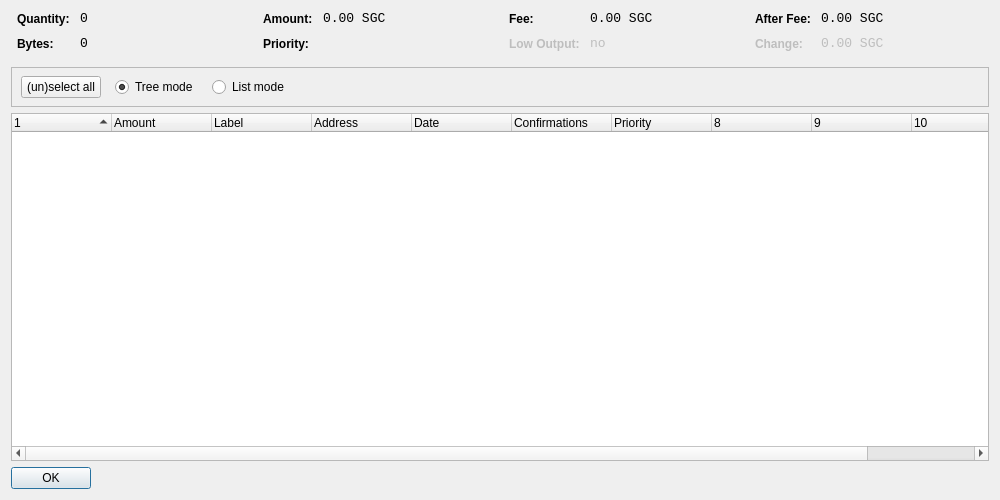
<?xml version="1.0" encoding="UTF-8"?>
<ui version="4.0">
 <class>CoinControlDialog</class>
 <widget class="QDialog" name="CoinControlDialog">
  <property name="geometry">
   <rect>
    <x>0</x>
    <y>0</y>
    <width>1000</width>
    <height>500</height>
   </rect>
  </property>
  <property name="windowTitle">
   <string>Coin Control</string>
  </property>
  <property name="styleSheet">
   <string notr="true">background-image: url(:/images/gr);</string>
  </property>
  <layout class="QVBoxLayout" name="verticalLayout">
   <item>
    <layout class="QHBoxLayout" name="horizontalLayoutTop" stretch="0,0,0,0">
     <property name="topMargin">
      <number>0</number>
     </property>
     <property name="bottomMargin">
      <number>10</number>
     </property>
     <item>
      <layout class="QFormLayout" name="formLayoutCoinControl1">
       <property name="horizontalSpacing">
        <number>10</number>
       </property>
       <property name="verticalSpacing">
        <number>10</number>
       </property>
       <property name="leftMargin">
        <number>6</number>
       </property>
       <property name="rightMargin">
        <number>6</number>
       </property>
       <item row="0" column="0">
        <widget class="QLabel" name="labelCoinControlQuantityText">
         <property name="styleSheet">
          <string notr="true">font-weight:bold;</string>
         </property>
         <property name="text">
          <string>Quantity:</string>
         </property>
        </widget>
       </item>
       <item row="0" column="1">
        <widget class="QLabel" name="labelCoinControlQuantity">
         <property name="font">
          <font>
           <family>Monospace</family>
           <pointsize>10</pointsize>
          </font>
         </property>
         <property name="cursor">
          <cursorShape>IBeamCursor</cursorShape>
         </property>
         <property name="contextMenuPolicy">
          <enum>Qt::ActionsContextMenu</enum>
         </property>
         <property name="text">
          <string notr="true">0</string>
         </property>
         <property name="textInteractionFlags">
          <set>Qt::LinksAccessibleByMouse|Qt::TextSelectableByKeyboard|Qt::TextSelectableByMouse</set>
         </property>
        </widget>
       </item>
       <item row="1" column="0">
        <widget class="QLabel" name="labelCoinControlBytesText">
         <property name="styleSheet">
          <string notr="true">font-weight:bold;</string>
         </property>
         <property name="text">
          <string>Bytes:</string>
         </property>
        </widget>
       </item>
       <item row="1" column="1">
        <widget class="QLabel" name="labelCoinControlBytes">
         <property name="font">
          <font>
           <family>Monospace</family>
           <pointsize>10</pointsize>
          </font>
         </property>
         <property name="cursor">
          <cursorShape>IBeamCursor</cursorShape>
         </property>
         <property name="contextMenuPolicy">
          <enum>Qt::ActionsContextMenu</enum>
         </property>
         <property name="text">
          <string notr="true">0</string>
         </property>
         <property name="textInteractionFlags">
          <set>Qt::LinksAccessibleByMouse|Qt::TextSelectableByKeyboard|Qt::TextSelectableByMouse</set>
         </property>
        </widget>
       </item>
      </layout>
     </item>
     <item>
      <layout class="QFormLayout" name="formLayoutCoinControl2">
       <property name="horizontalSpacing">
        <number>10</number>
       </property>
       <property name="verticalSpacing">
        <number>10</number>
       </property>
       <property name="leftMargin">
        <number>6</number>
       </property>
       <property name="rightMargin">
        <number>6</number>
       </property>
       <item row="0" column="0">
        <widget class="QLabel" name="labelCoinControlAmountText">
         <property name="styleSheet">
          <string notr="true">font-weight:bold;</string>
         </property>
         <property name="text">
          <string>Amount:</string>
         </property>
        </widget>
       </item>
       <item row="0" column="1">
        <widget class="QLabel" name="labelCoinControlAmount">
         <property name="font">
          <font>
           <family>Monospace</family>
           <pointsize>10</pointsize>
          </font>
         </property>
         <property name="cursor">
          <cursorShape>IBeamCursor</cursorShape>
         </property>
         <property name="contextMenuPolicy">
          <enum>Qt::ActionsContextMenu</enum>
         </property>
         <property name="text">
          <string notr="true">0.00 SGC</string>
         </property>
         <property name="textInteractionFlags">
          <set>Qt::LinksAccessibleByMouse|Qt::TextSelectableByKeyboard|Qt::TextSelectableByMouse</set>
         </property>
        </widget>
       </item>
       <item row="1" column="0">
        <widget class="QLabel" name="labelCoinControlPriorityText">
         <property name="styleSheet">
          <string notr="true">font-weight:bold;</string>
         </property>
         <property name="text">
          <string>Priority:</string>
         </property>
        </widget>
       </item>
       <item row="1" column="1">
        <widget class="QLabel" name="labelCoinControlPriority">
         <property name="font">
          <font>
           <family>Monospace</family>
           <pointsize>10</pointsize>
          </font>
         </property>
         <property name="cursor">
          <cursorShape>IBeamCursor</cursorShape>
         </property>
         <property name="contextMenuPolicy">
          <enum>Qt::ActionsContextMenu</enum>
         </property>
         <property name="text">
          <string/>
         </property>
         <property name="textInteractionFlags">
          <set>Qt::LinksAccessibleByMouse|Qt::TextSelectableByKeyboard|Qt::TextSelectableByMouse</set>
         </property>
        </widget>
       </item>
      </layout>
     </item>
     <item>
      <layout class="QFormLayout" name="formLayoutCoinControl3">
       <property name="horizontalSpacing">
        <number>10</number>
       </property>
       <property name="verticalSpacing">
        <number>10</number>
       </property>
       <property name="leftMargin">
        <number>6</number>
       </property>
       <property name="rightMargin">
        <number>6</number>
       </property>
       <item row="0" column="0">
        <widget class="QLabel" name="labelCoinControlFeeText">
         <property name="styleSheet">
          <string notr="true">font-weight:bold;</string>
         </property>
         <property name="text">
          <string>Fee:</string>
         </property>
        </widget>
       </item>
       <item row="0" column="1">
        <widget class="QLabel" name="labelCoinControlFee">
         <property name="font">
          <font>
           <family>Monospace</family>
           <pointsize>10</pointsize>
          </font>
         </property>
         <property name="cursor">
          <cursorShape>IBeamCursor</cursorShape>
         </property>
         <property name="contextMenuPolicy">
          <enum>Qt::ActionsContextMenu</enum>
         </property>
         <property name="text">
          <string notr="true">0.00 SGC</string>
         </property>
         <property name="textInteractionFlags">
          <set>Qt::LinksAccessibleByMouse|Qt::TextSelectableByKeyboard|Qt::TextSelectableByMouse</set>
         </property>
        </widget>
       </item>
       <item row="1" column="0">
        <widget class="QLabel" name="labelCoinControlLowOutputText">
         <property name="enabled">
          <bool>false</bool>
         </property>
         <property name="styleSheet">
          <string notr="true">font-weight:bold;</string>
         </property>
         <property name="text">
          <string>Low Output:</string>
         </property>
        </widget>
       </item>
       <item row="1" column="1">
        <widget class="QLabel" name="labelCoinControlLowOutput">
         <property name="enabled">
          <bool>false</bool>
         </property>
         <property name="font">
          <font>
           <family>Monospace</family>
           <pointsize>10</pointsize>
          </font>
         </property>
         <property name="cursor">
          <cursorShape>IBeamCursor</cursorShape>
         </property>
         <property name="contextMenuPolicy">
          <enum>Qt::ActionsContextMenu</enum>
         </property>
         <property name="text">
          <string notr="true">no</string>
         </property>
         <property name="textInteractionFlags">
          <set>Qt::LinksAccessibleByMouse|Qt::TextSelectableByKeyboard|Qt::TextSelectableByMouse</set>
         </property>
        </widget>
       </item>
      </layout>
     </item>
     <item>
      <layout class="QFormLayout" name="formLayoutCoinControl4">
       <property name="horizontalSpacing">
        <number>10</number>
       </property>
       <property name="verticalSpacing">
        <number>10</number>
       </property>
       <property name="leftMargin">
        <number>6</number>
       </property>
       <property name="rightMargin">
        <number>6</number>
       </property>
       <item row="0" column="0">
        <widget class="QLabel" name="labelCoinControlAfterFeeText">
         <property name="styleSheet">
          <string notr="true">font-weight:bold;</string>
         </property>
         <property name="text">
          <string>After Fee:</string>
         </property>
        </widget>
       </item>
       <item row="0" column="1">
        <widget class="QLabel" name="labelCoinControlAfterFee">
         <property name="font">
          <font>
           <family>Monospace</family>
           <pointsize>10</pointsize>
          </font>
         </property>
         <property name="cursor">
          <cursorShape>IBeamCursor</cursorShape>
         </property>
         <property name="contextMenuPolicy">
          <enum>Qt::ActionsContextMenu</enum>
         </property>
         <property name="text">
          <string notr="true">0.00 SGC</string>
         </property>
         <property name="textInteractionFlags">
          <set>Qt::LinksAccessibleByMouse|Qt::TextSelectableByKeyboard|Qt::TextSelectableByMouse</set>
         </property>
        </widget>
       </item>
       <item row="1" column="0">
        <widget class="QLabel" name="labelCoinControlChangeText">
         <property name="enabled">
          <bool>false</bool>
         </property>
         <property name="styleSheet">
          <string notr="true">font-weight:bold;</string>
         </property>
         <property name="text">
          <string>Change:</string>
         </property>
        </widget>
       </item>
       <item row="1" column="1">
        <widget class="QLabel" name="labelCoinControlChange">
         <property name="enabled">
          <bool>false</bool>
         </property>
         <property name="font">
          <font>
           <family>Monospace</family>
           <pointsize>10</pointsize>
          </font>
         </property>
         <property name="cursor">
          <cursorShape>IBeamCursor</cursorShape>
         </property>
         <property name="contextMenuPolicy">
          <enum>Qt::ActionsContextMenu</enum>
         </property>
         <property name="text">
          <string notr="true">0.00 SGC</string>
         </property>
         <property name="textInteractionFlags">
          <set>Qt::LinksAccessibleByMouse|Qt::TextSelectableByKeyboard|Qt::TextSelectableByMouse</set>
         </property>
        </widget>
       </item>
      </layout>
     </item>
    </layout>
   </item>
   <item>
    <widget class="QFrame" name="frame">
     <property name="minimumSize">
      <size>
       <width>0</width>
       <height>40</height>
      </size>
     </property>
     <property name="frameShape">
      <enum>QFrame::StyledPanel</enum>
     </property>
     <property name="frameShadow">
      <enum>QFrame::Sunken</enum>
     </property>
     <widget class="QWidget" name="horizontalLayoutWidget">
      <property name="geometry">
       <rect>
        <x>10</x>
        <y>0</y>
        <width>781</width>
        <height>41</height>
       </rect>
      </property>
      <layout class="QHBoxLayout" name="horizontalLayoutPanel" stretch="0,0,0,0">
       <property name="spacing">
        <number>14</number>
       </property>
       <item>
        <widget class="QPushButton" name="pushButtonSelectAll">
         <property name="sizePolicy">
          <sizepolicy hsizetype="Maximum" vsizetype="Fixed">
           <horstretch>0</horstretch>
           <verstretch>0</verstretch>
          </sizepolicy>
         </property>
         <property name="text">
          <string>(un)select all</string>
         </property>
        </widget>
       </item>
       <item>
        <widget class="QRadioButton" name="radioTreeMode">
         <property name="sizePolicy">
          <sizepolicy hsizetype="Maximum" vsizetype="Fixed">
           <horstretch>0</horstretch>
           <verstretch>0</verstretch>
          </sizepolicy>
         </property>
         <property name="text">
          <string>Tree mode</string>
         </property>
         <property name="checked">
          <bool>true</bool>
         </property>
        </widget>
       </item>
       <item>
        <widget class="QRadioButton" name="radioListMode">
         <property name="sizePolicy">
          <sizepolicy hsizetype="Maximum" vsizetype="Fixed">
           <horstretch>0</horstretch>
           <verstretch>0</verstretch>
          </sizepolicy>
         </property>
         <property name="text">
          <string>List mode</string>
         </property>
        </widget>
       </item>
       <item>
        <spacer name="horizontalSpacer">
         <property name="orientation">
          <enum>Qt::Horizontal</enum>
         </property>
         <property name="sizeHint" stdset="0">
          <size>
           <width>40</width>
           <height>20</height>
          </size>
         </property>
        </spacer>
       </item>
      </layout>
     </widget>
    </widget>
   </item>
   <item>
    <widget class="CoinControlTreeWidget" name="treeWidget">
     <property name="contextMenuPolicy">
      <enum>Qt::CustomContextMenu</enum>
     </property>
     <property name="sortingEnabled">
      <bool>false</bool>
     </property>
     <property name="columnCount">
      <number>11</number>
     </property>
     <attribute name="headerShowSortIndicator" stdset="0">
      <bool>true</bool>
     </attribute>
     <attribute name="headerStretchLastSection">
      <bool>false</bool>
     </attribute>
     <column>
      <property name="text">
       <string/>
      </property>
     </column>
     <column>
      <property name="text">
       <string>Amount</string>
      </property>
     </column>
     <column>
      <property name="text">
       <string>Label</string>
      </property>
     </column>
     <column>
      <property name="text">
       <string>Address</string>
      </property>
     </column>
     <column>
      <property name="text">
       <string>Date</string>
      </property>
     </column>
     <column>
      <property name="text">
       <string>Confirmations</string>
      </property>
      <property name="toolTip">
       <string>Confirmed</string>
      </property>
     </column>
     <column>
      <property name="text">
       <string>Priority</string>
      </property>
     </column>
     <column>
      <property name="text">
       <string/>
      </property>
     </column>
     <column>
      <property name="text">
       <string/>
      </property>
     </column>
     <column>
      <property name="text">
       <string/>
      </property>
     </column>
     <column>
      <property name="text">
       <string/>
      </property>
     </column>
    </widget>
   </item>
   <item>
    <widget class="QDialogButtonBox" name="buttonBox">
     <property name="sizePolicy">
      <sizepolicy hsizetype="Maximum" vsizetype="Fixed">
       <horstretch>0</horstretch>
       <verstretch>0</verstretch>
      </sizepolicy>
     </property>
     <property name="orientation">
      <enum>Qt::Horizontal</enum>
     </property>
     <property name="standardButtons">
      <set>QDialogButtonBox::Ok</set>
     </property>
    </widget>
   </item>
  </layout>
 </widget>
 <customwidgets>
  <customwidget>
   <class>CoinControlTreeWidget</class>
   <extends>QTreeWidget</extends>
   <header>coincontroltreewidget.h</header>
  </customwidget>
 </customwidgets>
 <resources/>
 <connections/>
</ui>
